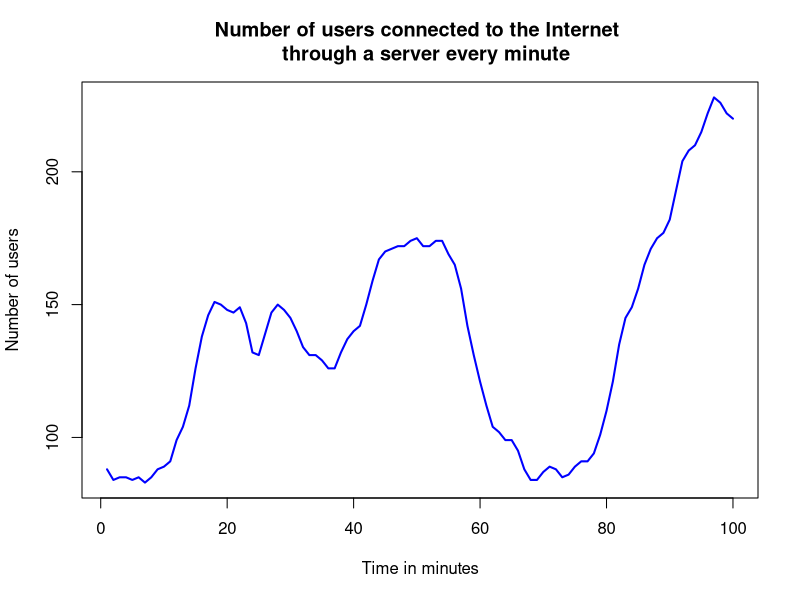
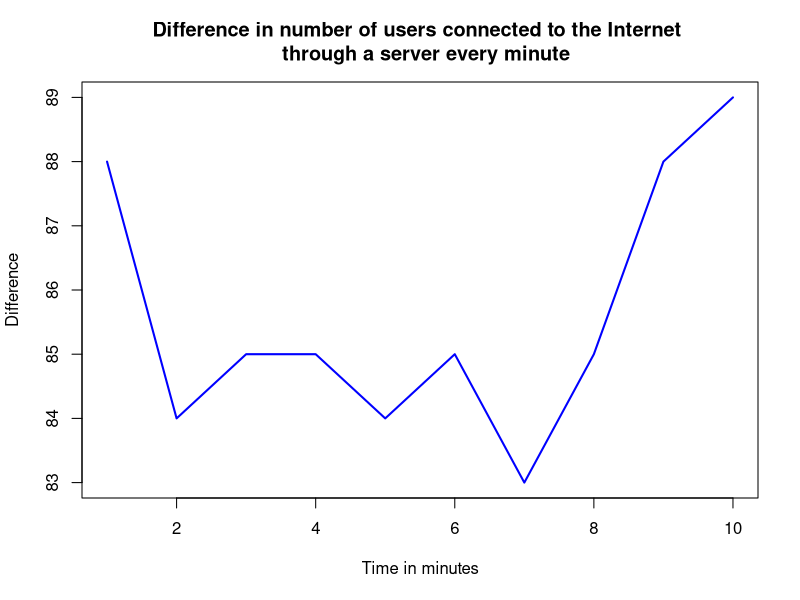
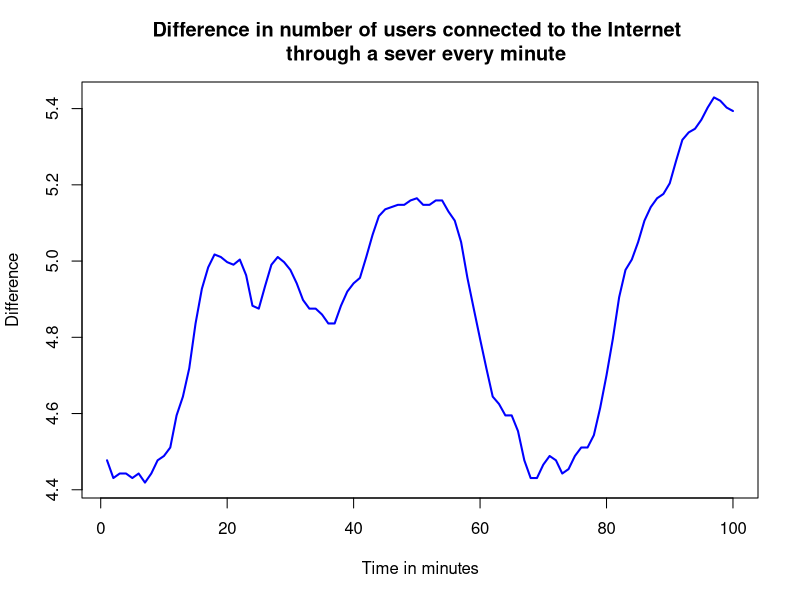
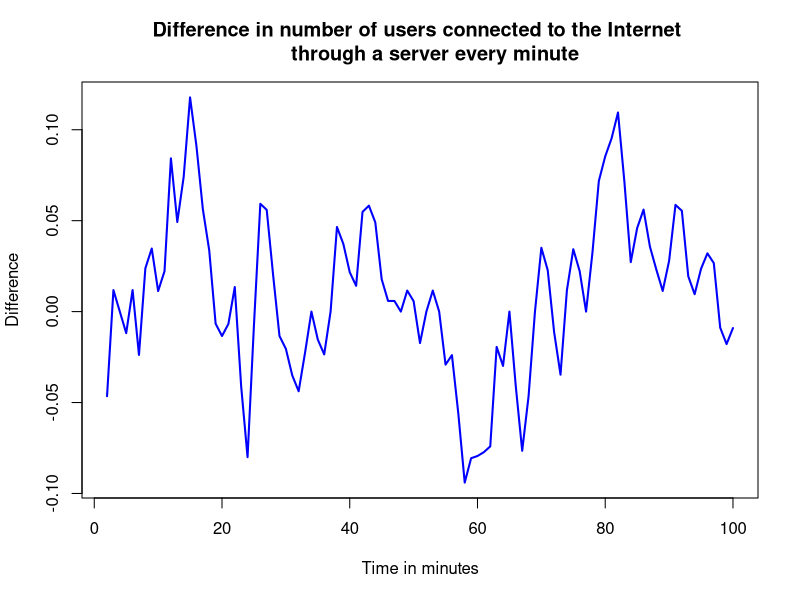
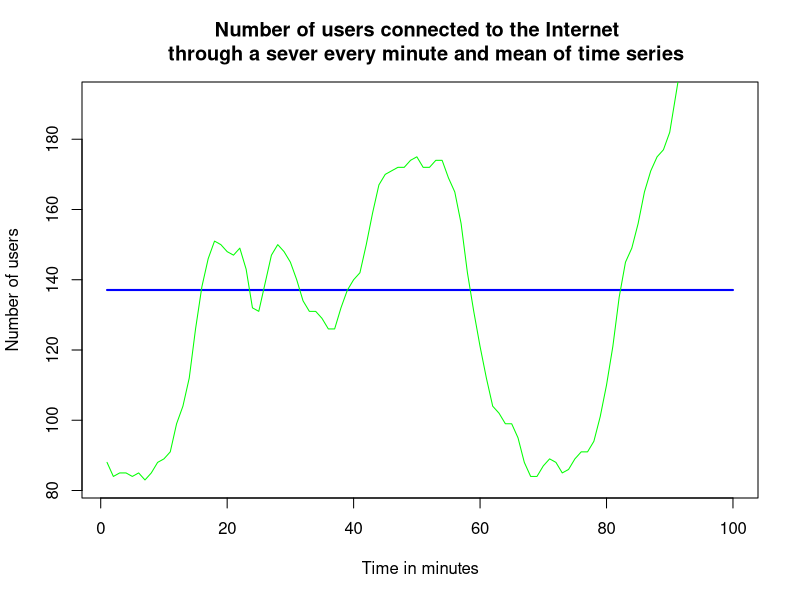

Reproduce these figures in R, in order.
############
# R-File 1 for Assignment 1 analyzing dataset 1 (WWWusage)
# Christopher Cosler and Lisa Schmid
# Updated September 30, 2015
# The results are used and described in the presentation slides of Assignment 1
# Formatted according to Google style guide
###########

#Load libraries
library(ggplot2)

#Load Internet Usage per Minute Data and pass it into a dataframe
data("WWWusage")
data <- data.frame(WWWusage)

#Adding time as a vector to the dataframe
data$time <- c(1:100)

###########
# Descirptive statistics
###########

# Plot Internet usage, give titel and label axis appropriatly
plot(type ="l", data$time, data$WWWusage, main="Number of users connected to the Internet 
  through a server every minute", 
  lwd=2, col="blue", ylab="Number of users",xlab="Time in minutes")

# Plot specific parts of the time series which allows for rescaling, 
# in this case the first 10 observations
plot(WWWusage[1:10], type="l", main="Difference in number of users connected to the Internet 
  through a server every minute", 
  lwd=2, col="blue", ylab="Difference",xlab="Time in minutes")

# Take logs of time series and plot
WWWusage.log <- log(data$WWWusage)
plot(WWWusage.log, main="Difference in number of users connected to the Internet 
  through a sever every minute", 
  lwd=2, col="blue", ylab="Difference",xlab="Time in minutes")

# Plot difference in Interet usage
WWWusage.log.diff <- diff(WWWusage.log) 
plot(type = "l", WWWusage.log.diff, main="Difference in number of users connected to the Internet 
     through a server every minute", 
     lwd=2, col="blue", ylab="Difference",xlab="Time in minutes")

# calculate mean and plot together with WWWusage 
WWWusage.mean <- NA  # Create vector
WWWusage.mean[1:100] <- mean(data$WWWusage)  # Put mean of Internet usage in there 100 times
data <- cbind(data, WWWusage.mean)  # bind it to dataframe

plot(type ="l", WWWusage.mean, main="Number of users connected to the Internet 
  through a sever every minute and mean of time series", 
     lwd=2, col="blue", ylab="Number of users",xlab="Time in minutes")
lines(data$time, data$WWWusage, col="green")

# Lowest and highest value
WWWusage.min <- min(data)
WWWusage.max <- max(data)
